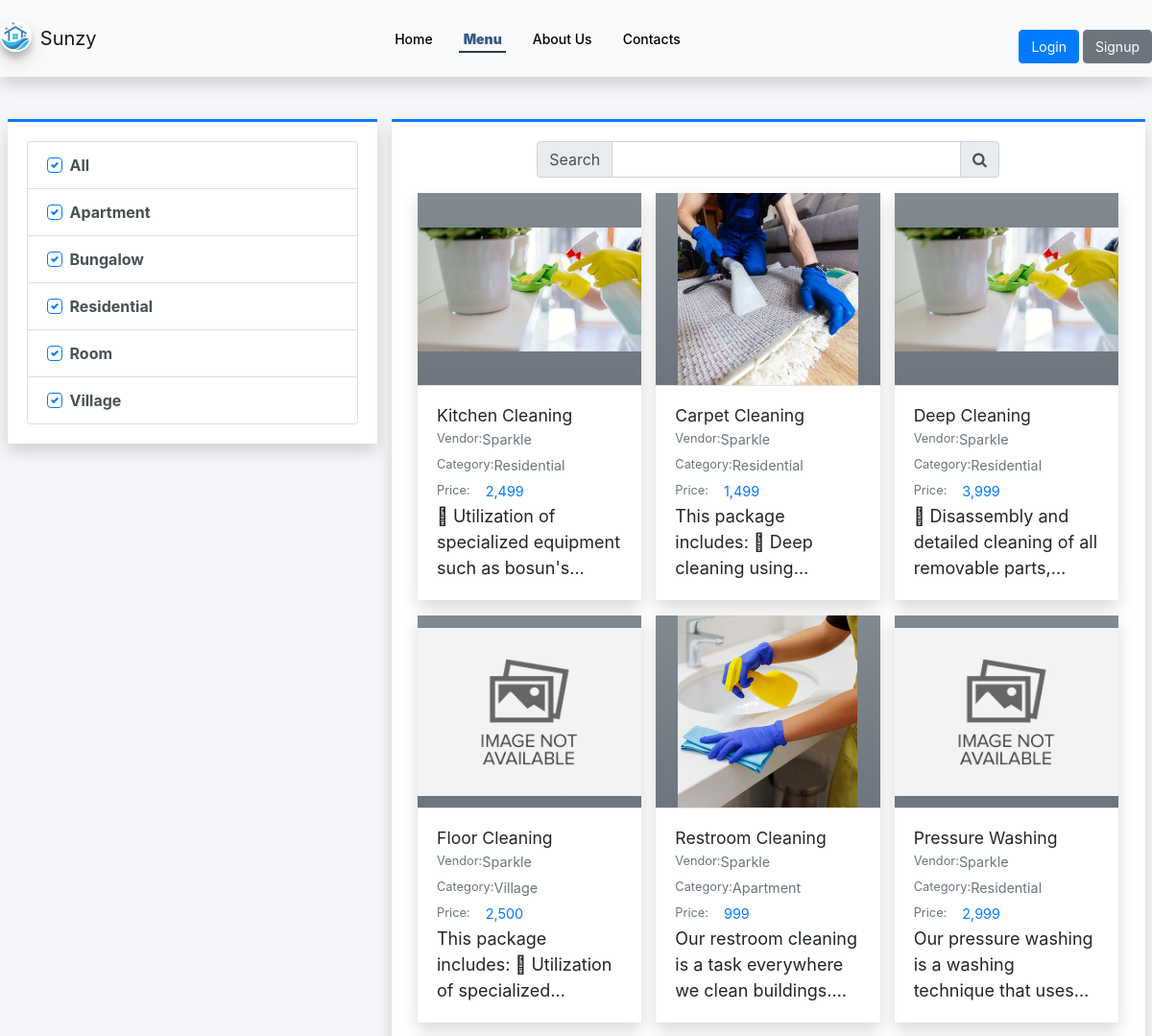
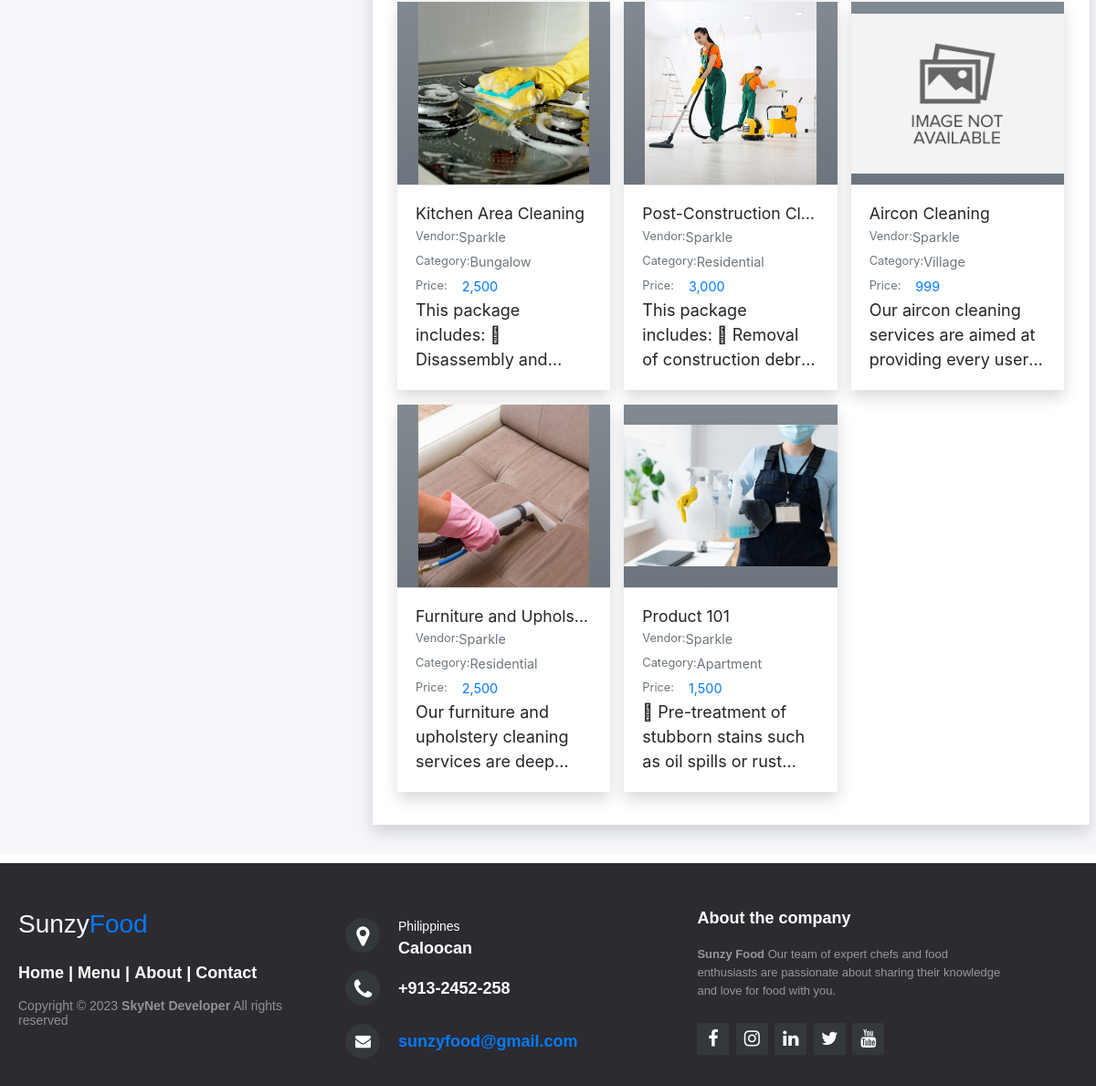
The page /?page=products on the database its author committed (2 pictures, top to bottom).
### tables this page shows
CREATE TABLE `category_list` (
  `id` int(30) NOT NULL,
  `vendor_id` int(30) NOT NULL,
  `name` text NOT NULL,
  `description` text NOT NULL,
  `status` tinyint(1) NOT NULL DEFAULT 1,
  `delete_flag` tinyint(1) NOT NULL DEFAULT 0,
  `date_created` datetime NOT NULL DEFAULT current_timestamp(),
  `date_updated` datetime DEFAULT NULL ON UPDATE current_timestamp()
);

CREATE TABLE `product_list` (
  `id` int(30) NOT NULL,
  `vendor_id` int(30) DEFAULT NULL,
  `category_id` int(30) DEFAULT NULL,
  `name` text NOT NULL,
  `description` text NOT NULL,
  `price` double NOT NULL DEFAULT 0,
  `image_path` text DEFAULT NULL,
  `status` tinyint(1) NOT NULL DEFAULT 1,
  `delete_flag` tinyint(1) NOT NULL DEFAULT 0,
  `date_created` datetime NOT NULL DEFAULT current_timestamp(),
  `date_updated` datetime DEFAULT NULL ON UPDATE current_timestamp()
);

CREATE TABLE `vendor_list` (
  `id` int(30) NOT NULL,
  `code` varchar(100) NOT NULL,
  `shop_type_id` int(30) NOT NULL,
  `shop_name` text NOT NULL,
  `shop_owner` text NOT NULL,
  `contact` text NOT NULL,
  `username` text NOT NULL,
  `password` text NOT NULL,
  `avatar` text DEFAULT NULL,
  `status` tinyint(1) NOT NULL DEFAULT 1,
  `delete_flag` tinyint(1) NOT NULL DEFAULT 0,
  `date_created` datetime NOT NULL DEFAULT current_timestamp(),
  `date_updated` datetime DEFAULT NULL ON UPDATE current_timestamp()
);

### config.php (called while the page is built, shortened)
<?php
function validate_image($file){
    $file = explode("?",$file)[0];
	if(!empty($file)){
		if(is_file(base_app.$file)){
			return base_url.$file;
		}else{
			return base_url.'dist/img/no-image-available.png';
		}
	}else{
		return base_url.'dist/img/no-image-available.png';
	}
}
function format_num($number = 0, $max_decimal = ''){
    if(is_numeric($number)){
        $ex = explode('.',$number);
        $dec = isset($ex[1]) ? strlen($ex[1]) : 0;
        if(empty($max_decimal) || (is_numeric($max_decimal) && $max_decimal >= $dec)){
            return number_format($number,$dec);
        }else{
            if(is_numeric($max_decimal))
                return number_format($number,$max_decimal);
            else
                return "Invalid Maximum Decimal";
        }
    }else{
        return "Invalid Number";
    }
}
?>

### products/index.php (the view, shortened to what this page needs)
<?php
$category_ids = isset($_GET['cids']) ? $_GET['cids'] : 'all';
?>
<div class="content py-3">
    <div class="row">
        <div class="col-md-4">
            <div class="card card-outline rounded-0 card-primary shadow">
                <div class="card-body">
                    <div class="list-group">
                        <div class="list-group-item list-group-item-action">
                            <div class="custom-control custom-checkbox">
                                <label for="cat_all" class="custom-control-label"> All</label>
                            </div>
                        </div>
                        <?php
                        $categories = $conn->query("SELECT * FROM `category_list` where delete_flag = 0 and status = 1 order by `name` asc ");
                        while($row = $categories->fetch_assoc()):
                        ?>
                        <div class="list-group-item list-group-item-action">
                            <div class="custom-control custom-checkbox">
                                <label for="cat_item<?= $row['id'] ?>" class="custom-control-label"> <?= $row['name'] ?></label>
                            </div>
                        </div>
                        <?php endwhile; ?>
                    </div>
                </div>
            </div>
        </div>
        <div class="col-md-8">
            <div class="card card-outline card-primary shadow rounded-0">
                <div class="card-body">
                    <div class="container-fluid">
                        <div class="row justify-content-center mb-3">
                            <div class="col-lg-8 col-md-10 col-sm-12">
                                <form action="" id="search-frm">
                                    <div class="input-group">
                                        <div class="input-group-prepend"><span class="input-group-text">Search</span></div>
                                        <input type="search" id="search" class="form-control" value="<?= isset($_GET['search']) ? $_GET['search'] : '' ?>">
                                        <div class="input-group-append"><span class="input-group-text"><i class="fa fa-search"></i></span></div>
                                    </div>
                                </form>
                            </div>
                        </div>
                        <div class="row" id="product_list">
                            <?php
                            $swhere = "";
                            if(!empty($category_ids)):
                            $products = $conn->query("SELECT p.*, v.shop_name as vendor, c.name as `category` FROM `product_list` p inner join vendor_list v on p.vendor_id = v.id inner join category_list c on p.category_id = c.id where p.delete_flag = 0 and p.`status` =1 {$swhere} order by RAND()");
                            while($row = $products->fetch_assoc()):
                            ?>
                            <div class="col-lg-4 col-md-6 col-sm-12 product-item">
                                <a href="./?page=products/view_product&id=<?= $row['id'] ?>" class="card shadow rounded-0 text-reset text-decoration-none">
                                <div class="product-img-holder position-relative">
                                    <img src="<?= validate_image($row['image_path']) ?>" alt="Product-image" class="img-top product-img bg-gradient-gray">
                                </div>
                                    <div class="card-body border-top border-gray">
                                        <h5 class="card-title text-truncate w-100"><?= $row['name'] ?></h5>
                                        <div class="d-flex w-100">
                                            <div class="col-auto px-0"><small class="text-muted">Vendor: </small></div>
                                            <div class="col-auto px-0 flex-shrink-1 flex-grow-1"><p class="text-truncate m-0"><small class="text-muted"><?= $row['vendor'] ?></small></p></div>
                                        </div>
                                        <div class="d-flex">
                                            <div class="col-auto px-0"><small class="text-muted">Category: </small></div>
                                            <div class="col-auto px-0 flex-shrink-1 flex-grow-1"><p class="text-truncate m-0"><small class="text-muted"><?= $row['category'] ?></small></p></div>
                                        </div>
                                        <div class="d-flex">
                                            <div class="col-auto px-0"><small class="text-muted">Price: </small></div>
                                            <div class="col-auto px-0 flex-shrink-1 flex-grow-1"><p class="m-0 pl-3"><small class="text-primary"><?= format_num($row['price']) ?></small></p></div>
                                        </div>
                                        <p class="card-text truncate-3 w-100"><?= strip_tags(html_entity_decode($row['description'])) ?></p>
                                    </div>
                                </a>
                            </div>
                            <?php endwhile; ?>
                            <?php else: ?>
                                <div class="col-12 text-center">
                                    Please select atleast 1 service category
                                </div>
                            <?php endif; ?>
                        </div>
                    </div>
                </div>
            </div>
        </div>
    </div>
</div>

### rows shown on the page
category_list: name "Apartment"
category_list: name "Bungalow"
category_list: name "Residential"
category_list: name "Room"
category_list: name "Village"
product_list: image_path (picture), name "Kitchen Cleaning", vendor.shop_name "Sparkle", category.name "Residential", price "2,499", description " Utilization of specialized equipment such as…"
product_list: image_path (picture), name "Carpet Cleaning", vendor.shop_name "Sparkle", category.name "Residential", price "1,499", description "This package includes:  Deep cleaning…"
product_list: image_path (picture), name "Deep Cleaning", vendor.shop_name "Sparkle", category.name "Residential", price "3,999", description " Disassembly and detailed cleaning of all removable…"
product_list: name "Floor Cleaning", vendor.shop_name "Sparkle", category.name "Village", price "2,500", description "This package includes:  Utilization of…"
product_list: image_path (picture), name "Restroom Cleaning", vendor.shop_name "Sparkle", category.name "Apartment", price "999", description "Our restroom cleaning is a task everywhere we clean…"
product_list: name "Pressure Washing", vendor.shop_name "Sparkle", category.name "Residential", price "2,999", description "Our pressure washing is a washing technique that…"
product_list: image_path (picture), name "Kitchen Area Cleaning", vendor.shop_name "Sparkle", category.name "Bungalow", price "2,500", description "This package includes:  Disassembly…"
product_list: image_path (picture), name "Post-Construction Cl…", vendor.shop_name "Sparkle", category.name "Residential", price "3,000", description "This package includes:  Removal of construction…"
product_list: name "Aircon Cleaning", vendor.shop_name "Sparkle", category.name "Village", price "999", description "Our aircon cleaning services are aimed at providing every…"
product_list: image_path (picture), name "Furniture and Uphols…", vendor.shop_name "Sparkle", category.name "Residential", price "2,500", description "Our furniture and upholstery cleaning services are…"
product_list: shows a picture, name "Product 101", vendor.shop_name "Sparkle", category.name "Apartment", price "1,500", description " Pre-treatment of stubborn stains such as oil spills or…"

### other values the page prints
$_settings->info('short_name') "Sunzy"
